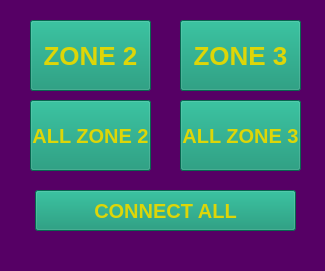
<?xml version="1.0" encoding="UTF-8"?>
<ui version="4.0">
 <class>MainWindow</class>
 <widget class="QMainWindow" name="MainWindow">
  <property name="geometry">
   <rect>
    <x>0</x>
    <y>0</y>
    <width>325</width>
    <height>271</height>
   </rect>
  </property>
  <property name="windowTitle">
   <string>MainWindow</string>
  </property>
  <property name="styleSheet">
   <string notr="true">background-color: rgb(86, 0, 101);</string>
  </property>
  <widget class="QWidget" name="centralwidget">
   <widget class="QPushButton" name="buttonZone3">
    <property name="geometry">
     <rect>
      <x>180</x>
      <y>20</y>
      <width>121</width>
      <height>71</height>
     </rect>
    </property>
    <property name="autoFillBackground">
     <bool>false</bool>
    </property>
    <property name="styleSheet">
     <string notr="true">background-color: rgb(10, 144, 111);
color: rgb(221, 214, 8);
font-size: 26px;
font-weight: bold;</string>
    </property>
    <property name="text">
     <string>ZONE 3</string>
    </property>
    <property name="iconSize">
     <size>
      <width>20</width>
      <height>20</height>
     </size>
    </property>
   </widget>
   <widget class="QPushButton" name="buttonZone2">
    <property name="geometry">
     <rect>
      <x>30</x>
      <y>20</y>
      <width>121</width>
      <height>71</height>
     </rect>
    </property>
    <property name="autoFillBackground">
     <bool>false</bool>
    </property>
    <property name="styleSheet">
     <string notr="true">background-color: rgb(10, 144, 111);
color: rgb(221, 214, 8);
font-size: 26px;
font-weight: bold;</string>
    </property>
    <property name="text">
     <string>ZONE 2</string>
    </property>
    <property name="iconSize">
     <size>
      <width>20</width>
      <height>20</height>
     </size>
    </property>
   </widget>
   <widget class="QPushButton" name="buttonZone2All">
    <property name="geometry">
     <rect>
      <x>30</x>
      <y>100</y>
      <width>121</width>
      <height>71</height>
     </rect>
    </property>
    <property name="autoFillBackground">
     <bool>false</bool>
    </property>
    <property name="styleSheet">
     <string notr="true">background-color: rgb(10, 144, 111);
color: rgb(221, 214, 8);
font-size: 20px;
font-weight: bold;</string>
    </property>
    <property name="text">
     <string>ALL ZONE 2</string>
    </property>
    <property name="iconSize">
     <size>
      <width>20</width>
      <height>20</height>
     </size>
    </property>
   </widget>
   <widget class="QPushButton" name="buttonZone3All">
    <property name="geometry">
     <rect>
      <x>180</x>
      <y>100</y>
      <width>121</width>
      <height>71</height>
     </rect>
    </property>
    <property name="autoFillBackground">
     <bool>false</bool>
    </property>
    <property name="styleSheet">
     <string notr="true">background-color: rgb(10, 144, 111);
color: rgb(221, 214, 8);
font-size: 20px;
font-weight: bold;</string>
    </property>
    <property name="text">
     <string>ALL ZONE 3</string>
    </property>
    <property name="iconSize">
     <size>
      <width>20</width>
      <height>20</height>
     </size>
    </property>
   </widget>
   <widget class="QPushButton" name="pushButton">
    <property name="geometry">
     <rect>
      <x>35</x>
      <y>190</y>
      <width>261</width>
      <height>41</height>
     </rect>
    </property>
    <property name="styleSheet">
     <string notr="true">background-color: rgb(10, 144, 111);
color: rgb(221, 214, 8);
font-size: 20px;
font-weight: bold;</string>
    </property>
    <property name="text">
     <string>CONNECT ALL</string>
    </property>
   </widget>
  </widget>
  <widget class="QMenuBar" name="menubar">
   <property name="geometry">
    <rect>
     <x>0</x>
     <y>0</y>
     <width>325</width>
     <height>18</height>
    </rect>
   </property>
  </widget>
  <widget class="QStatusBar" name="statusbar"/>
 </widget>
 <resources/>
 <connections/>
</ui>
